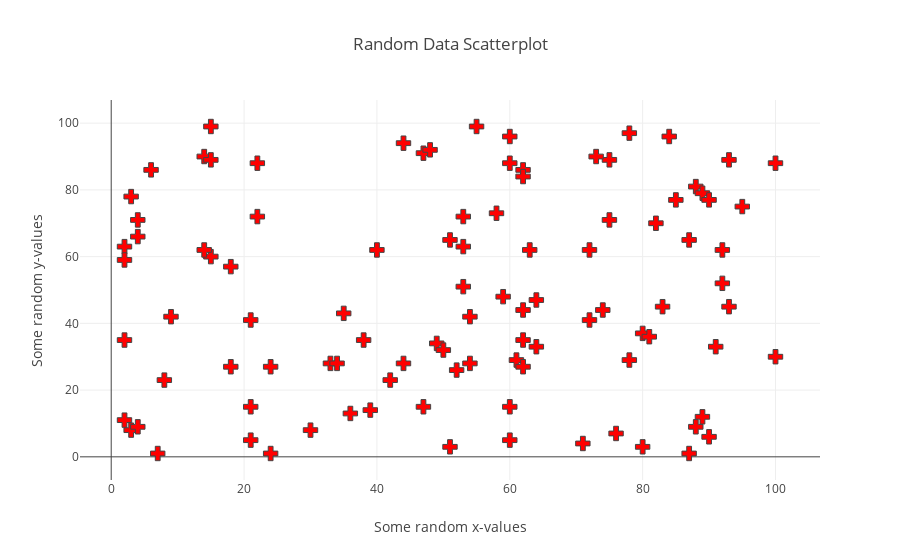

The notebook cell this image was saved under:
### Markdown cell above
## Labels ändern

### Code cell
np.random.seed(42)
random_x = np.random.randint(1,101,100)
random_y = np.random.randint(1,101,100)

data = [go.Scatter(
    x = random_x,
    y = random_y,
    mode = 'markers',
    marker = dict(      # change the marker style
        size = 12,
        color = 'red',
        symbol = 'cross',
        line = dict(
            width = 1,
        )
    )
)]
layout = go.Layout(
    title = 'Random Data Scatterplot', # Graph title
    xaxis = dict(title = 'Some random x-values'), # x-axis label
    yaxis = dict(title = 'Some random y-values'), # y-axis label
    hovermode ='closest' # handles multiple points landing on the same vertical
)
fig = go.Figure(data=data, layout=layout)
pyo.iplot(fig, filename='scatter3.html')

### Figure 1 — Plotly figure (JSON) as saved in the notebook; plotly's stock layout.template omitted (floating-point values rounded to 4 significant figures)
{"data": [{"marker": {"color": "red", "line": {"width": 1}, "size": 12, "symbol": "cross"}, "mode": "markers", "type": "scatter", "uid": "a8d63151-9156-470b-a37d-7c8a28cbf02e", "x": [52, 93, 15, 72, 61, 21, 83, 87, 75, 75, 88, 100, 24, 3, 22, 53, 2, 88, 30, 38, 2, 64, 60, 21, 33, 76, 58, 22, 89, 49, 91, 59, 42, 92, 60, 80, 15, 62, 62, 47, 62, 51, 55, 64, 3, 51, 7, 21, 73, 39, 18, 4, 89, 60, 14, 9, 90, 53, 2, 84, 92, 60, 71, 44, 8, 47, 35, 78, 81, 36, 50, 4, 2, 6, 54, 4, 54, 93, 63, 18, 90, 44, 34, 74, 62, 100, 14, 95, 48, 15, 72, 78, 87, 62, 40, 85, 80, 82, 53, 24], "y": [26, 89, 60, 41, 29, 15, 45, 65, 89, 71, 9, 88, 1, 8, 88, 63, 11, 81, 8, 35, 35, 33, 5, 41, 28, 7, 73, 72, 12, 34, 33, 48, 23, 62, 88, 37, 99, 44, 86, 91, 35, 65, 99, 47, 78, 3, 1, 5, 90, 14, 27, 9, 79, 15, 90, 42, 77, 51, 63, 96, 52, 96, 4, 94, 23, 15, 43, 29, 36, 13, 32, 71, 59, 86, 28, 66, 42, 45, 62, 57, 6, 28, 28, 44, 84, 30, 62, 75, 92, 89, 62, 97, 1, 27, 62, 77, 3, 70, 72, 27]}], "layout": {"hovermode": "closest", "title": "Random Data Scatterplot", "xaxis": {"title": "Some random x-values"}, "yaxis": {"title": "Some random y-values"}}}
